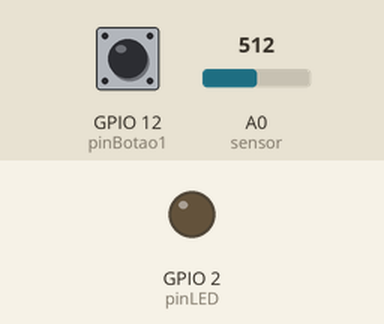
The sketch below on a simulated ESP8266 (NodeMCU). Parts: output pins drawn as LEDs (lit = HIGH). Inputs (shaded band) come from the test bench; at power-on: GPIO 12 (pinBotao1) HIGH, A0 (sensor) = 512. WiFi joins after 1.5 s; servers stay silent unless stated; no MQTT or app messages arrive unless stated; what the sketch prints to the serial monitor is not drawn.

Above: at 0.1 s.
At 2.7 s:
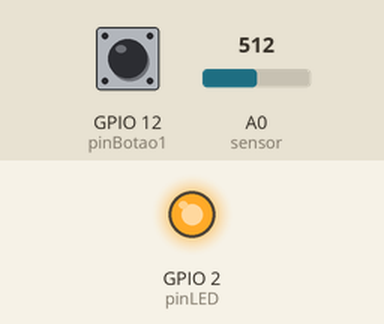
2.8 s: GPIO 12 (pinBotao1) pulled LOW for 0.15 s
Timing chart, 0 to 5.8 s (numbered marks = the images above; inputs shaded):
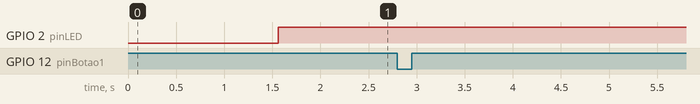

The sketch:

Placa_Sensor.ino
```cpp
//PROJETO MQTT
//TIPO:PLACA SENSOR DE CAMPO
//PLACA:ESP-8266
//DESENVOLVEDOR: JOABE FERNANDES
//DATA: 01/12/2022

//===========Informaçoes led Placa =========
//Led aceso Continuo ==>> Problema de conexão broker ou wifi
//Led apagado Continuo ==>> conexão broker e wifi ok

#include <ESP8266WiFi.h>
#include <PubSubClient.h>


#define pinBotao1 12  //D6
#define pinLED 2  //GP2 ESP-8266

//WiFi
const char* SSID = "Galaxy M31A4A7";                // SSID / nome da rede WiFi que deseja se conectar
const char* PASSWORD = "naosei123";                 // Senha da rede WiFi que deseja se conectar


WiFiClient wifiClient;

//MQTT Server
const char* BROKER_MQTT = "test.mosquitto.org"; //URL do broker MQTT que se deseja utilizar
int BROKER_PORT = 1883;                      // Porta do Broker MQTT

//Definindo a ID da placa. Cada placa tem ser ID único no Broker.
#define ID_MQTT  "BCI01"

//Aqui definimos no Broker onde cada mensagem específica será tratada, ou seja,
// estamos assinando tópicos diferentes no broker.
#define TOPIC_PUBLISH "BCIBotao1"
#define TOPIC_PUBLISb "Sensor/TEMPERATURA"
#define TOPIC_PUBLISc "mediaTemp"
#define TOPIC_PUBLISd "Sensor/UMIDADE"
#define TOPIC_PUBLISe "mediaUmi"
#define TOPIC_PUBLISf "DataSensor"

PubSubClient MQTT(wifiClient);        // Instância o Cliente MQTT passando o objeto espClient

//Declaração das Funções
void mantemConexoes();  //Garante que as conexoes com WiFi e MQTT Broker se mantenham ativas
void conectaWiFi();     //Faz conexão com WiFi
void conectaMQTT();     //Faz conexão com Broker MQTT
void enviaPacote();     //Envia Mensagem para o Broker

void setup() {

  pinMode(pinLED, OUTPUT);
  pinMode(pinBotao1, INPUT_PULLUP);
  pinMode(A0, INPUT_PULLUP);

  Serial.begin(115200);

  conectaWiFi();
  MQTT.setServer(BROKER_MQTT, BROKER_PORT);
}

void loop() {
  mantemConexoes();
  enviaValores();
  MQTT.loop();
}

void mantemConexoes() {
  if (!MQTT.connected()) {
    conectaMQTT();
  }

  conectaWiFi(); //Se não há conexão com o WiFI, a conexão é refeita
}

void conectaWiFi() {

  if (WiFi.status() == WL_CONNECTED) {
    return;
  }

  Serial.print("Conectando-se na rede: ");
  Serial.print(SSID);
  Serial.println("  Aguarde!");

  WiFi.begin(SSID, PASSWORD); // Conecta na rede WI-FI
  while (WiFi.status() != WL_CONNECTED) {
    delay(100);
    Serial.print(".");
  }

  Serial.println();
  Serial.print("Conectado com sucesso, na rede: ");
  Serial.print(SSID);
  Serial.print("  IP obtido: ");
  Serial.println(WiFi.localIP());
}

void conectaMQTT() {
  while (!MQTT.connected()) {
    Serial.print("Conectando ao Broker MQTT: ");
    Serial.println(BROKER_MQTT);
    if (MQTT.connect(ID_MQTT)) {
      Serial.println("Conectado ao Broker com sucesso!");
       digitalWrite(2, HIGH); // led apaga quando conectado
    }
    else {
       digitalWrite(2, LOW);// led acende quando não conectado
      Serial.println("Nao foi possivel se conectar ao broker.");
      Serial.println("Nova tentatica de conexao em 10s");
      delay(10000);
    }
  }
}

void enviaValores() {
  static bool estadoBotao1 = HIGH;
  static bool estadoBotao1Ant = HIGH;
  static unsigned long debounceBotao1;

  int valorTemp;
  int valorUmi;
  char sensoranalogicoTemp[30];
  char mediaTemp[30];

  char sensoranalogicoUmi[30];
  char mediaUmi[30];


  estadoBotao1 = digitalRead(pinBotao1);
  if (  (millis() - debounceBotao1) > 30 ) {  //Elimina efeito Bouncing
    if (!estadoBotao1 && estadoBotao1Ant) {

      //Botao Apertado
      MQTT.publish(TOPIC_PUBLISH, "1");
      Serial.println("Botao1 APERTADO. Payload enviado.");

      debounceBotao1 = millis();
    } else if (estadoBotao1 && !estadoBotao1Ant) {

      //Botao Solto
      MQTT.publish(TOPIC_PUBLISH, "0");
      Serial.println("Botao1 SOLTO. Payload enviado.");

      debounceBotao1 = millis();
    }

  }

//======================================================


  //LEITURA DO SENSORE TEMPERATURA PARA LEITOR GAUS
  valorTemp = map(analogRead(A0), 0, 1023, 0,70);// Transforma a leitura do sensor em parâmentros de temperatura.
                                                 // Cada sensor tem suas especificações
  itoa(valorTemp, sensoranalogicoTemp, 10);      // Transforman um nuémo em String para ser enviado
  MQTT.publish(TOPIC_PUBLISb, sensoranalogicoTemp);// Envia para o broker no tópico defino a mensagem lida pelo sensor
  delay(100);

  //LEITURA DO SENSORE UMIDADE PARA LEITOR GAUS
  valorUmi = map(analogRead(A0), 0, 1023, 0, 99);
  itoa(valorUmi, sensoranalogicoUmi, 10);
  MQTT.publish(TOPIC_PUBLISd, sensoranalogicoUmi);

  //ENVIA A LEITURA DOS SENSORES PARA A MONTAGEM DO GRÁFICO
  if (  (millis() - debounceBotao1) > 2000 ) {
    valorTemp = map(analogRead(A0), 0, 1023, 0, 70);
    itoa(valorTemp, mediaTemp, 10);
    MQTT.publish(TOPIC_PUBLISc, mediaTemp);
    //============================================
    valorUmi = map(analogRead(A0), 0, 1023, 0, 99);
      itoa(valorUmi, mediaUmi, 10.0);
    MQTT.publish(TOPIC_PUBLISe, mediaUmi);
    debounceBotao1 = millis();

  }

  estadoBotao1Ant = estadoBotao1;
}
```

Measured:
- after the input at 2.8 s, every drawn part: stays the same
